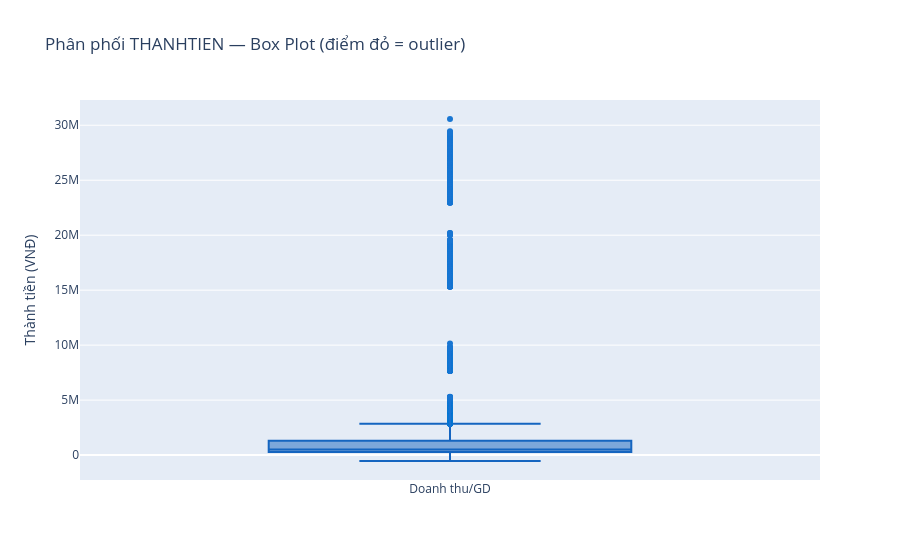
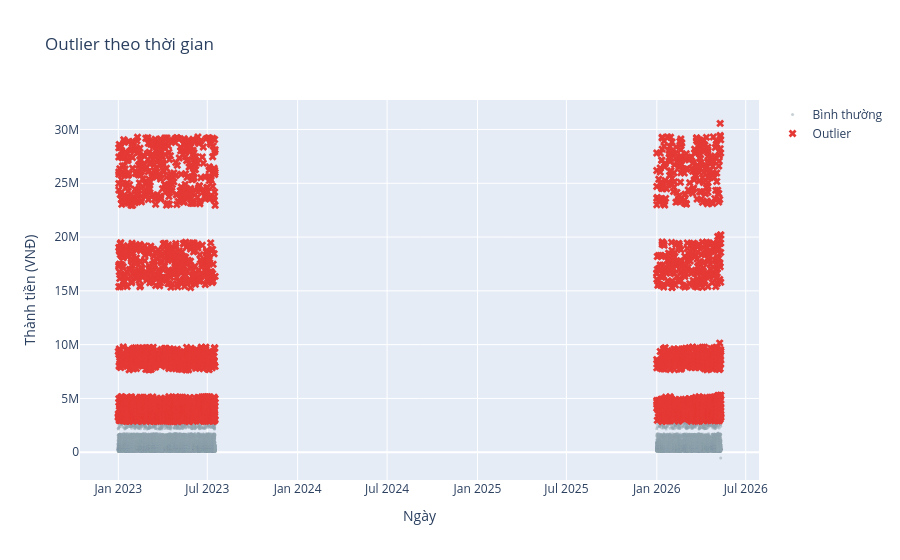

Notebook cell for these charts, in order:
### Code cell
# Box plot phát hiện outlier
fig = go.Figure()
fig.add_trace(go.Box(
    y=df["THANHTIEN"], name="Doanh thu/GD",
    boxpoints="outliers", marker_color="#1976d2",
    line_color="#1565c0",
))
fig.update_layout(
    title="Phân phối THANHTIEN — Box Plot (điểm đỏ = outlier)",
    yaxis_title="Thành tiền (VNĐ)",
)
fig.show()

# Scatter outliers theo thời gian
fig2 = go.Figure()
fig2.add_trace(go.Scatter(
    x=df["NGAY"], y=df["THANHTIEN"],
    mode="markers", name="Bình thường",
    marker=dict(color="#90a4ae", size=3, opacity=0.5),
))
fig2.add_trace(go.Scatter(
    x=outliers_all["NGAY"], y=outliers_all["THANHTIEN"],
    mode="markers", name="Outlier",
    marker=dict(color="#e53935", size=7, symbol="x"),
))
fig2.update_layout(
    title="Outlier theo thời gian",
    xaxis_title="Ngày", yaxis_title="Thành tiền (VNĐ)",
)
fig2.show()

### Figure 1 — Plotly figure (JSON) as saved in the notebook; plotly's stock layout.template omitted (floating-point values rounded to 4 significant figures; data arrays with more than 128 entries replaced by an {"elided": "..."} marker saying what was removed)
{"data": [{"boxpoints": "outliers", "line": {"color": "#1565c0"}, "marker": {"color": "#1976d2"}, "name": "Doanh thu/GD", "type": "box", "y": {"elided": "20000 float values"}}], "layout": {"title": {"text": "Phân phối THANHTIEN — Box Plot (điểm đỏ = outlier)"}, "yaxis": {"title": {"text": "Thành tiền (VNĐ)"}}}}

### Figure 2 — Plotly figure (JSON) as saved in the notebook; plotly's stock layout.template omitted (floating-point values rounded to 4 significant figures; data arrays with more than 128 entries replaced by an {"elided": "..."} marker saying what was removed)
{"data": [{"marker": {"color": "#90a4ae", "opacity": 0.5, "size": 3}, "mode": "markers", "name": "Bình thường", "type": "scatter", "x": {"elided": "20000 str values"}, "y": {"elided": "20000 float values"}}, {"marker": {"color": "#e53935", "size": 7, "symbol": "x"}, "mode": "markers", "name": "Outlier", "type": "scatter", "x": {"elided": "3121 str values"}, "y": {"elided": "3121 float values"}}], "layout": {"title": {"text": "Outlier theo thời gian"}, "xaxis": {"title": {"text": "Ngày"}}, "yaxis": {"title": {"text": "Thành tiền (VNĐ)"}}}}
